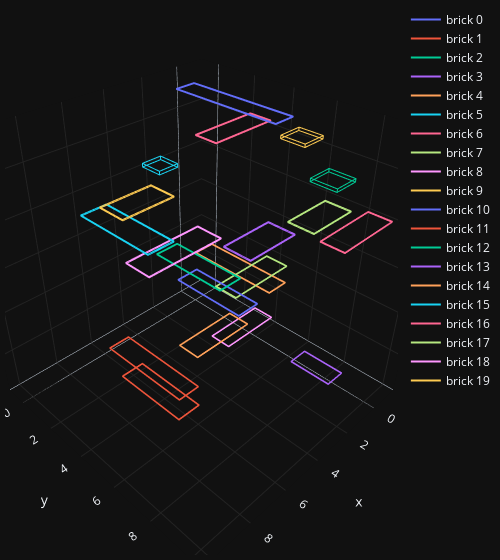

Write notebook code for a chart like this one.
### Code cell
inputs = open("../inputs/22.txt").read().strip().splitlines()
bricks = make_bricks(inputs)
print(len(bricks))
plot_bricks(bricks[:20])
